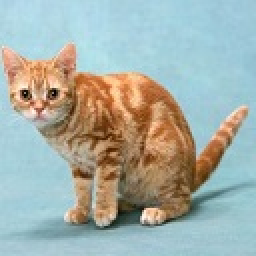
#> input picture svm/cifar/image/cat.jpg, 128 x 128 px, found by its file name (shown 2 times larger); its folder holds only this picture in this run
$ python change_size.py   (older library calls are emulated)
#> lines starting #> are read from the running program, lines starting #| are printed output that depends on the picture
# coding=utf-8
from PIL import Image
import os

image_width = 100
image_height = 128


def fixed_size(filePath, savePath):
    """按照固定尺寸处理图片"""
#> called with filePath = 'E:\\pythonDir\\tmp\\image/cat.jpg', savePath = 'E:\\pythonDir\\tmp\\image128/cat.jpg'
    im = Image.open(filePath)
#> im is the input picture: PIL image 128x128 RGB; mean R, G, B 165, 174.9, 167.9
    out = im.resize((image_width, image_height), Image.ANTIALIAS)
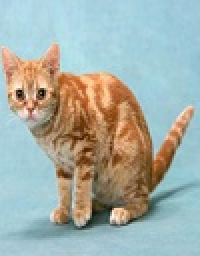
#> out: PIL image 100x128 RGB (shown 2 times larger); mean R, G, B 165, 174.9, 167.9
    out.save(savePath)


def changeSize():
    filePath = r'E:\pythonDir\tmp\image'
    destPath = r'E:\pythonDir\tmp\image128'
    if not os.path.exists(destPath):
        os.makedirs(destPath)
    for root, dirs, files in os.walk(filePath):
        for file in files:
            if file[-1] == 'g':
                fixed_size(os.path.join(filePath, file), os.path.join(destPath, file))
    print('Done')


if __name__ == '__main__':
    changeSize()

$ run again, on svm/cifar/image/snake2.jpg
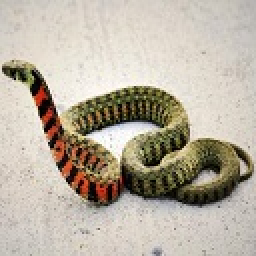
#> input picture svm/cifar/image/snake2.jpg, 128 x 128 px, found by its file name (shown 2 times larger)
#> in fixed_size, im is the input picture: PIL image 128x128 RGB; mean R, G, B 186, 177.1, 162.6
#> in fixed_size, `out = im.resize((image_width, image_height), Image.ANTIALIAS)`:
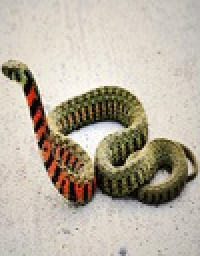
#> out: PIL image 100x128 RGB (shown 2 times larger); mean R, G, B 186, 177.2, 162.6

$ run again, on svm/cifar/image/chick.jpg
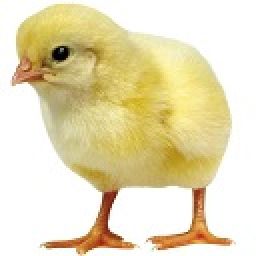
#> input picture svm/cifar/image/chick.jpg, 128 x 128 px, found by its file name (shown 2 times larger)
#> in fixed_size, im is the input picture: PIL image 128x128 RGB; mean R, G, B 231.5, 220.4, 182.8
#> in fixed_size, `out = im.resize((image_width, image_height), Image.ANTIALIAS)`:
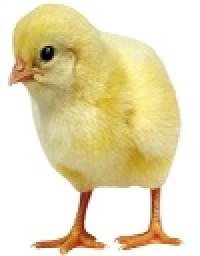
#> out: PIL image 100x128 RGB (shown 2 times larger); mean R, G, B 231.5, 220.3, 182.8
